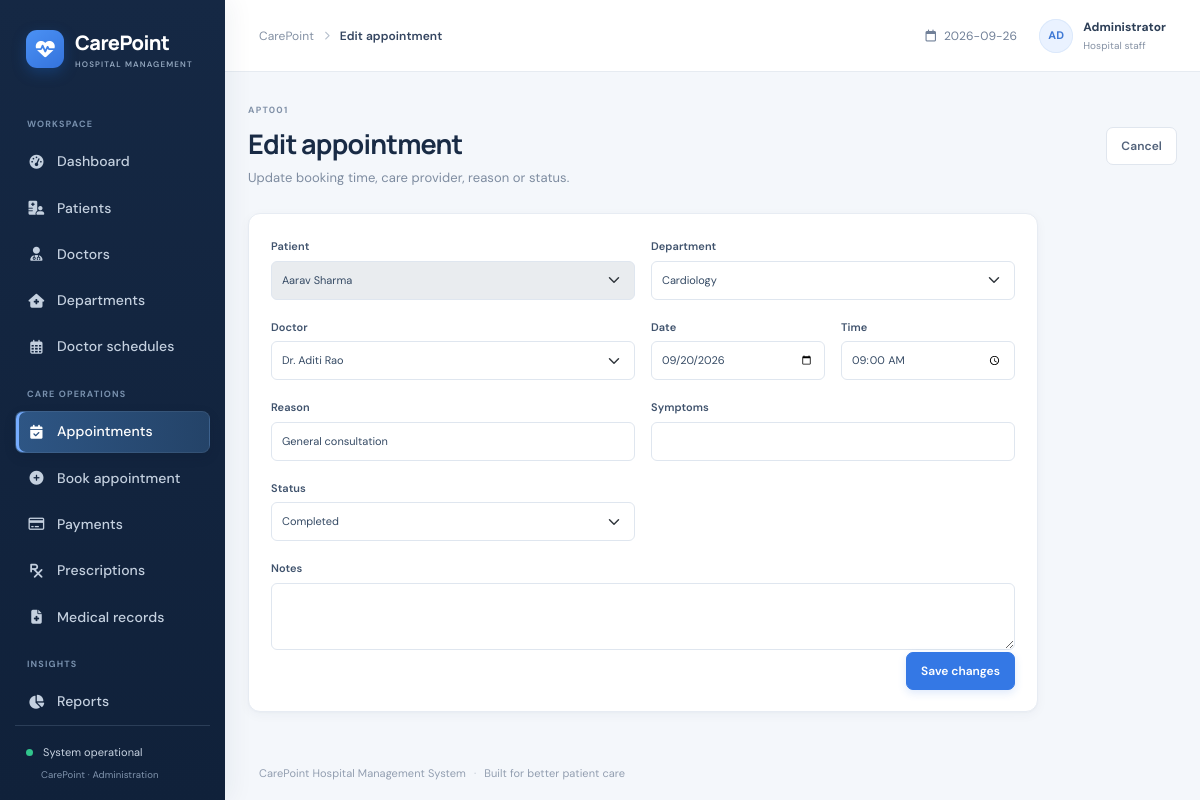
/appointments/edit/1, run on the app's committed database.
### tables this page shows
CREATE TABLE appointments(appointment_id INTEGER PRIMARY KEY, appointment_code TEXT UNIQUE NOT NULL, patient_id INTEGER NOT NULL REFERENCES patients ON DELETE RESTRICT, doctor_id INTEGER NOT NULL REFERENCES doctors ON DELETE RESTRICT, department_id INTEGER NOT NULL REFERENCES departments ON DELETE RESTRICT, appointment_date TEXT NOT NULL, appointment_time TEXT NOT NULL, reason TEXT, symptoms TEXT, status TEXT NOT NULL DEFAULT 'Scheduled', notes TEXT DEFAULT '', created_at TEXT NOT NULL DEFAULT CURRENT_TIMESTAMP, updated_at TEXT NOT NULL DEFAULT CURRENT_TIMESTAMP);

### app.py (the view, shortened to what this page needs)
@app.route('/appointments/edit/<int:id>',methods=['GET','POST'])
def edit_appointment(id):
    a=one('SELECT * FROM appointments WHERE appointment_id=?',(id,));
    if not a: abort(404)
    return render_template('edit_appointment.html',appointment=a,patients=rows('SELECT * FROM patients ORDER BY full_name'),departments=rows('SELECT * FROM departments ORDER BY department_name'),doctors=rows('SELECT * FROM doctors ORDER BY full_name'))

### app.py (called while the page is built)
def db():
    conn = sqlite3.connect(DB_PATH, factory=ClosingConnection)
    conn.row_factory = sqlite3.Row
    conn.execute('PRAGMA foreign_keys = ON')
    return conn

def rows(sql, args=()):
    with db() as con:
        return con.execute(sql, args).fetchall()

def one(sql, args=()):
    with db() as con:
        return con.execute(sql, args).fetchone()

@app.context_processor
def global_context(): return {'today':date.today().isoformat(), 'statuses':STATUSES, 'days':DAYS}

    def __exit__(self, exc_type, exc, tb):
        try:
            return super().__exit__(exc_type, exc, tb)
        finally:
            self.close()

### templates/edit_appointment.html
{% extends 'base.html' %}{% block title %}Edit appointment{% endblock %}{% block page_name %}Edit appointment{% endblock %}{% block content %}<div class="page-heading"><div><div class="eyebrow">{{ appointment.appointment_code }}</div><h1>Edit appointment</h1><p>Update booking time, care provider, reason or status.</p></div><a class="btn btn-light" href="{{ url_for('appointment_view',id=appointment.appointment_id) }}">Cancel</a></div><form method="post" class="panel form-panel narrow-form"><div class="row g-3"><div class="col-md-6"><label class="form-label">Patient</label><select disabled class="form-select">{% for p in patients %}<option {{ 'selected' if p.patient_id==appointment.patient_id }}>{{ p.full_name }}</option>{% endfor %}</select></div><div class="col-md-6"><label class="form-label">Department</label><select required name="department_id" class="form-select">{% for d in departments %}<option value="{{ d.department_id }}" {{ 'selected' if d.department_id==appointment.department_id }}>{{ d.department_name }}</option>{% endfor %}</select></div><div class="col-md-6"><label class="form-label">Doctor</label><select required name="doctor_id" class="form-select">{% for d in doctors %}<option value="{{ d.doctor_id }}" {{ 'selected' if d.doctor_id==appointment.doctor_id }}>{{ d.full_name }}</option>{% endfor %}</select></div><div class="col-md-3"><label class="form-label">Date</label><input type="date" required min="{{ today }}" name="appointment_date" class="form-control" value="{{ appointment.appointment_date }}"></div><div class="col-md-3"><label class="form-label">Time</label><input type="time" required name="appointment_time" class="form-control" value="{{ appointment.appointment_time }}"></div><div class="col-md-6"><label class="form-label">Reason</label><input class="form-control" name="reason" value="{{ appointment.reason or '' }}"></div><div class="col-md-6"><label class="form-label">Symptoms</label><input class="form-control" name="symptoms" value="{{ appointment.symptoms or '' }}"></div><div class="col-md-6"><label class="form-label">Status</label><select class="form-select" name="status">{% for s in statuses %}<option {{ 'selected' if appointment.status==s }}>{{ s }}</option>{% endfor %}</select></div><div class="col-12"><label class="form-label">Notes</label><textarea class="form-control" name="notes" rows="3">{{ appointment.notes or '' }}</textarea></div></div><div class="form-actions"><button class="btn btn-primary">Save changes</button></div></form>{% endblock %}

### static/css/style.css (style rules this page uses)
:root { --ink:#172b4d;--muted:#738198;--line:#e9edf3;--bg:#f5f7fb;--blue:#3978e8;--nav:#15263f;--mint:#16a88b }
* { box-sizing:border-box }
body { margin:0;background:var(--bg);color:#253750;font-family:'DM Sans',sans-serif;font-size:14px }
.page-heading { display:flex;align-items:center;justify-content:space-between;gap:20px;margin-bottom:24px }
.eyebrow { font-size:9px;letter-spacing:1.15px;font-weight:700;color:#8897aa;margin-bottom:7px }
.page-heading h1 { font:700 25px Manrope,sans-serif;letter-spacing:-.65px;color:var(--ink);margin:0 }
.page-heading p { margin:6px 0 0;color:#7c899c;font-size:13px }
.btn { border-radius:7px;font-size:12px;font-weight:600;padding:9px 14px }
.btn-primary { background:var(--blue);border-color:var(--blue);box-shadow:0 3px 8px #3978e82a }
.btn-light,.btn-outline-secondary { background:white;border-color:#e2e7ee;color:#52627a }
.metric-card,.panel,.mini-metric { background:white;border:1px solid #ebeff4;border-radius:10px;box-shadow:0 2px 8px #17315a05 }
.panel { padding:19px 20px }
.search-field input,.form-control,.form-select { border-color:#e2e8ef;border-radius:6px;min-height:36px;font-size:11px;color:#42536b }
.form-panel { padding:23px }
.form-label { font-size:11px;font-weight:600;color:#506078;margin-bottom:6px }
.form-control,.form-select { padding:8px 10px }
.form-control::placeholder { color:#abb4c0 }
.form-actions { display:flex;justify-content:flex-end;gap:9px }
.narrow-form { max-width:790px }

### static/css/polish.css (style rules this page uses)
:root { --ink: #192b45; --muted: #77869b; --line: #e6ebf2; --bg: #f4f7fb; --blue: #3478e5; --nav: #14243d; --mint: #149b82; }
body { background: #f4f7fb; color: #2c3e56; font-family: 'DM Sans', Inter, system-ui, sans-serif; letter-spacing: .005em; }
.page-heading { margin-bottom: 26px; }
.page-heading h1 { font-size: 27px; letter-spacing: -.8px; }
.page-heading p { font-size: 13px; color: #7e8ca0; }
.eyebrow { color: #8292a8; letter-spacing: 1.25px; }
.metric-card, .panel, .mini-metric { border-color: #e7ecf3; box-shadow: 0 3px 12px #1d35510a, 0 1px 2px #1d355106; }
.panel { border-radius: 12px; padding: 21px 22px; }
.form-panel { border-radius: 12px; }
.form-label { color: #40536d; font-size: 11px; }
.form-control, .form-select { min-height: 39px; border-color: #dfe6ef; background-color: #fff; color: #354a64; transition: border-color .15s ease, box-shadow .15s ease; }
textarea.form-control { min-height: auto; }
.form-control::placeholder { color: #a4afbe; }
.form-actions { padding-top: 2px; }
.btn { min-height: 36px; transition: transform .15s ease, box-shadow .15s ease, background .15s ease; }
.btn-primary { background: #3478e5; border-color: #3478e5; }
.btn-light, .btn-outline-secondary { border-color: #e0e6ee; }

### data on the page
appointments: appointment_code "APT001", appointment_date "09/20/2026", appointment_time "09:00", reason "General consultation"

### other printed values
form field value "Aarav Sharma"
form field department_id "Cardiology"
form field doctor_id "Dr. Aditi Rao"
form field status "Completed"
